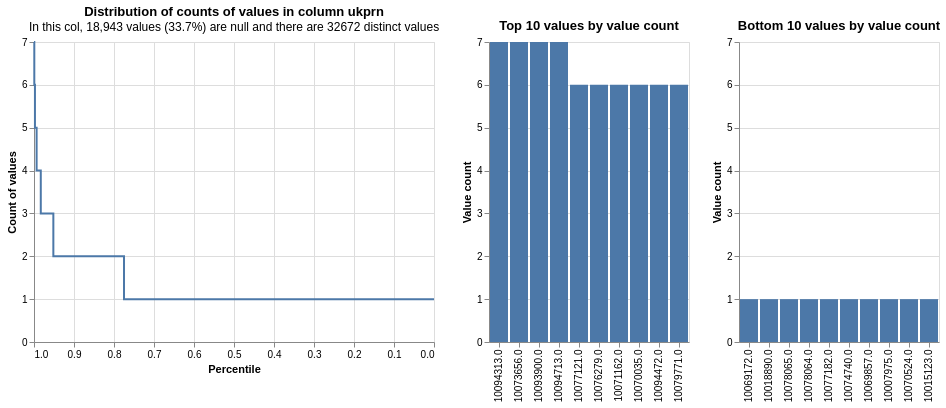

The notebook cell this image was saved under:
### Code cell
profile_columns(gias, db_api=db_api, column_expressions=["ukprn"])

### Figure 1 — Vega-Lite specification as saved in the notebook (floating-point values rounded to 4 significant figures)
{"config": {"view": {"continuousWidth": 400, "continuousHeight": 300}}, "vconcat": [{"hconcat": [{"mark": {"type": "line", "interpolate": "step-before"}, "data": {"values": [{"percentile_ex_nulls": 0.9992, "percentile_inc_nulls": 0.9995, "value_count": 7, "group_name": "ukprn", "total_non_null_rows": 37229, "total_rows_inc_nulls": 56172, "sum_tokens_in_value_count_group": 28, "distinct_value_count": 32672}, {"percentile_ex_nulls": 0.9976, "percentile_inc_nulls": 0.9984, "value_count": 6, "group_name": "ukprn", "total_non_null_rows": 37229, "total_rows_inc_nulls": 56172, "sum_tokens_in_value_count_group": 60, "distinct_value_count": 32672}, {"percentile_ex_nulls": 0.9935, "percentile_inc_nulls": 0.9957, "value_count": 5, "group_name": "ukprn", "total_non_null_rows": 37229, "total_rows_inc_nulls": 56172, "sum_tokens_in_value_count_group": 155, "distinct_value_count": 32672}, {"percentile_ex_nulls": 0.9831, "percentile_inc_nulls": 0.9888, "value_count": 4, "group_name": "ukprn", "total_non_null_rows": 37229, "total_rows_inc_nulls": 56172, "sum_tokens_in_value_count_group": 388, "distinct_value_count": 32672}, {"percentile_ex_nulls": 0.9516, "percentile_inc_nulls": 0.9679, "value_count": 3, "group_name": "ukprn", "total_non_null_rows": 37229, "total_rows_inc_nulls": 56172, "sum_tokens_in_value_count_group": 1170, "distinct_value_count": 32672}, {"percentile_ex_nulls": 0.775, "percentile_inc_nulls": 0.8509, "value_count": 2, "group_name": "ukprn", "total_non_null_rows": 37229, "total_rows_inc_nulls": 56172, "sum_tokens_in_value_count_group": 6576, "distinct_value_count": 32672}, {"percentile_ex_nulls": 0.0, "percentile_inc_nulls": 0.3372, "value_count": 1, "group_name": "ukprn", "total_non_null_rows": 37229, "total_rows_inc_nulls": 56172, "sum_tokens_in_value_count_group": 28852, "distinct_value_count": 32672}, {"percentile_ex_nulls": 1.0, "percentile_inc_nulls": 1.0, "value_count": 7, "group_name": "ukprn", "total_non_null_rows": 37229, "total_rows_inc_nulls": 56172, "sum_tokens_in_value_count_group": 28, "distinct_value_count": 32672}]}, "encoding": {"tooltip": [{"field": "value_count", "type": "quantitative"}, {"field": "percentile_ex_nulls", "type": "quantitative"}, {"field": "percentile_inc_nulls", "type": "quantitative"}, {"field": "total_non_null_rows", "type": "quantitative"}, {"field": "total_rows_inc_nulls", "type": "quantitative"}], "x": {"field": "percentile_ex_nulls", "sort": "descending", "title": "Percentile", "type": "quantitative"}, "y": {"field": "value_count", "title": "Count of values", "type": "quantitative"}}, "title": {"text": "Distribution of counts of values in column ukprn", "subtitle": "In this col, 18,943 values (33.7%) are null and there are 32672 distinct values"}}, {"mark": "bar", "data": {"values": [{"value_count": 7, "group_name": "ukprn", "value": "10094313.0", "total_non_null_rows": 37229, "total_rows_inc_nulls": 56172, "distinct_value_count": 32672}, {"value_count": 7, "group_name": "ukprn", "value": "10073656.0", "total_non_null_rows": 37229, "total_rows_inc_nulls": 56172, "distinct_value_count": 32672}, {"value_count": 7, "group_name": "ukprn", "value": "10093900.0", "total_non_null_rows": 37229, "total_rows_inc_nulls": 56172, "distinct_value_count": 32672}, {"value_count": 7, "group_name": "ukprn", "value": "10094713.0", "total_non_null_rows": 37229, "total_rows_inc_nulls": 56172, "distinct_value_count": 32672}, {"value_count": 6, "group_name": "ukprn", "value": "10077121.0", "total_non_null_rows": 37229, "total_rows_inc_nulls": 56172, "distinct_value_count": 32672}, {"value_count": 6, "group_name": "ukprn", "value": "10076279.0", "total_non_null_rows": 37229, "total_rows_inc_nulls": 56172, "distinct_value_count": 32672}, {"value_count": 6, "group_name": "ukprn", "value": "10071162.0", "total_non_null_rows": 37229, "total_rows_inc_nulls": 56172, "distinct_value_count": 32672}, {"value_count": 6, "group_name": "ukprn", "value": "10070035.0", "total_non_null_rows": 37229, "total_rows_inc_nulls": 56172, "distinct_value_count": 32672}, {"value_count": 6, "group_name": "ukprn", "value": "10094472.0", "total_non_null_rows": 37229, "total_rows_inc_nulls": 56172, "distinct_value_count": 32672}, {"value_count": 6, "group_name": "ukprn", "value": "10079771.0", "total_non_null_rows": 37229, "total_rows_inc_nulls": 56172, "distinct_value_count": 32672}]}, "encoding": {"tooltip": [{"field": "value", "type": "nominal"}, {"field": "value_count", "type": "quantitative"}, {"field": "total_non_null_rows", "type": "quantitative"}, {"field": "total_rows_inc_nulls", "type": "quantitative"}], "x": {"field": "value", "sort": "-y", "title": null, "type": "nominal"}, "y": {"field": "value_count", "title": "Value count", "type": "quantitative"}}, "title": "Top 10 values by value count"}, {"mark": "bar", "data": {"values": [{"value_count": 1, "group_name": "ukprn", "value": "10069172.0", "total_non_null_rows": 37229, "total_rows_inc_nulls": 56172, "distinct_value_count": 32672}, {"value_count": 1, "group_name": "ukprn", "value": "10018890.0", "total_non_null_rows": 37229, "total_rows_inc_nulls": 56172, "distinct_value_count": 32672}, {"value_count": 1, "group_name": "ukprn", "value": "10078065.0", "total_non_null_rows": 37229, "total_rows_inc_nulls": 56172, "distinct_value_count": 32672}, {"value_count": 1, "group_name": "ukprn", "value": "10078064.0", "total_non_null_rows": 37229, "total_rows_inc_nulls": 56172, "distinct_value_count": 32672}, {"value_count": 1, "group_name": "ukprn", "value": "10077182.0", "total_non_null_rows": 37229, "total_rows_inc_nulls": 56172, "distinct_value_count": 32672}, {"value_count": 1, "group_name": "ukprn", "value": "10074740.0", "total_non_null_rows": 37229, "total_rows_inc_nulls": 56172, "distinct_value_count": 32672}, {"value_count": 1, "group_name": "ukprn", "value": "10069857.0", "total_non_null_rows": 37229, "total_rows_inc_nulls": 56172, "distinct_value_count": 32672}, {"value_count": 1, "group_name": "ukprn", "value": "10007975.0", "total_non_null_rows": 37229, "total_rows_inc_nulls": 56172, "distinct_value_count": 32672}, {"value_count": 1, "group_name": "ukprn", "value": "10070524.0", "total_non_null_rows": 37229, "total_rows_inc_nulls": 56172, "distinct_value_count": 32672}, {"value_count": 1, "group_name": "ukprn", "value": "10015123.0", "total_non_null_rows": 37229, "total_rows_inc_nulls": 56172, "distinct_value_count": 32672}]}, "encoding": {"tooltip": [{"field": "value", "type": "nominal"}, {"field": "value_count", "type": "quantitative"}, {"field": "total_non_null_rows", "type": "quantitative"}, {"field": "total_rows_inc_nulls", "type": "quantitative"}], "x": {"field": "value", "sort": "-y", "title": null, "type": "nominal"}, "y": {"field": "value_count", "scale": {"domain": [0, 7]}, "title": "Value count", "type": "quantitative"}}, "title": "Bottom 10 values by value count"}]}], "$schema": "https://vega.github.io/schema/vega-lite/v5.9.3.json"}
